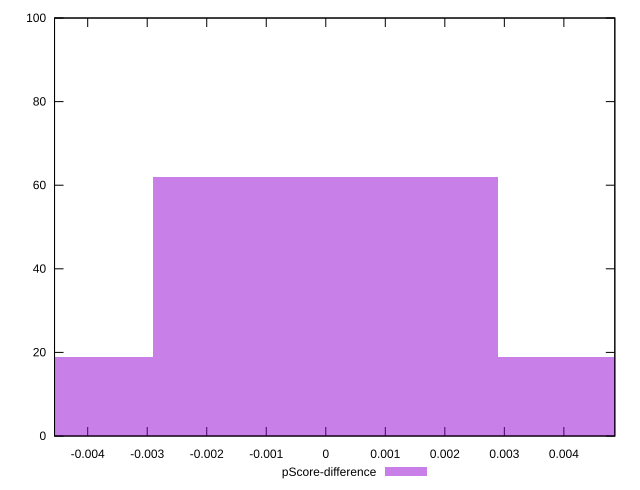

This figure's gnuplot source:
reset

$pScoreDifference <<EOF
0 62
-0.0057983614574345895 19
0.0057983614574345895 19
EOF

set key outside below
set boxwidth 0.0057983614574345895
set xrange [-0.004557083682589946:0.0048561057581643086]
set yrange [0:100]
set trange [0:100]
set style fill transparent solid 0.5 noborder
set terminal svg size 640, 490 enhanced background rgb 'white'
set output "report_00009_2021-02-08T22-37-41.559Z/first-contentful-paint/samples/pages/pScore-difference/histogram.svg"

plot $pScoreDifference title "pScore-difference" with boxes

reset
